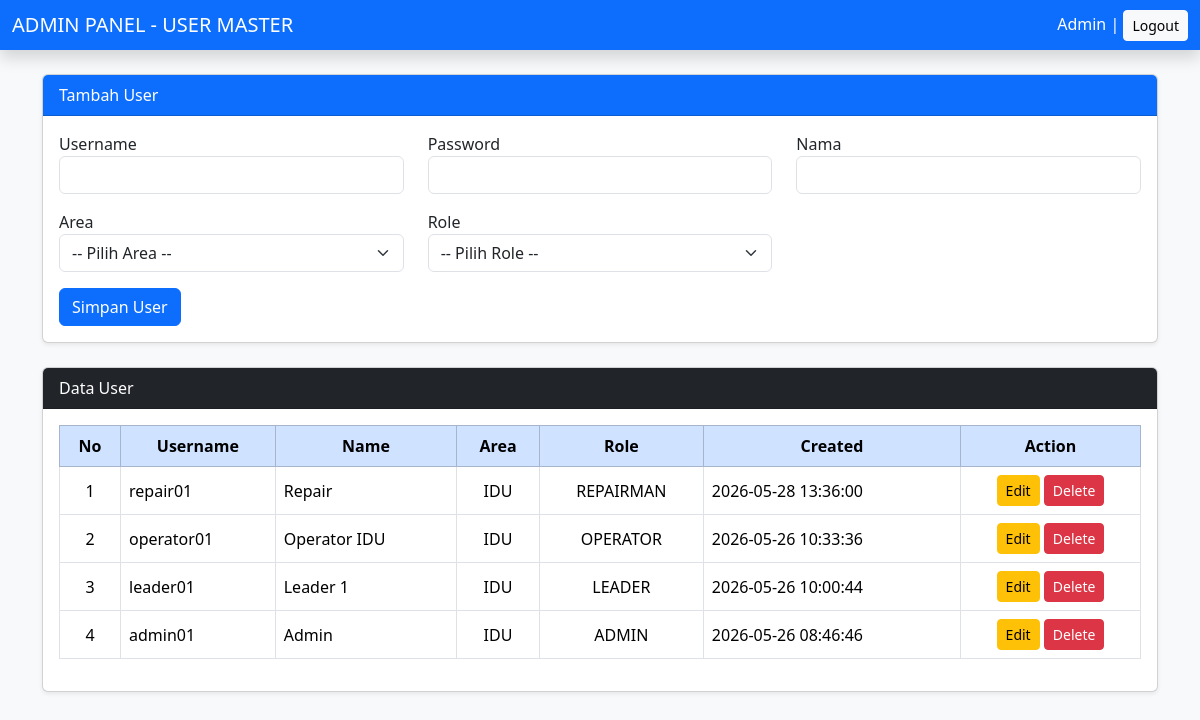
/page/admin/index.php (signed in), run on an earlier commit of the app's database.
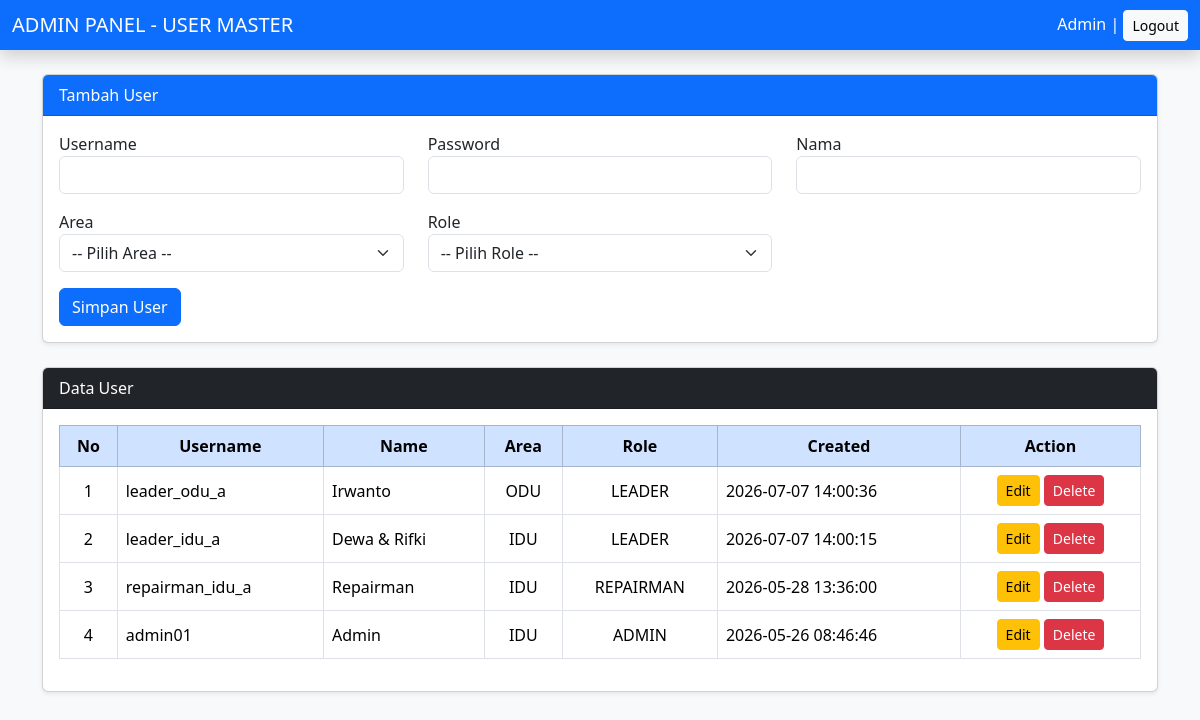
And on a later commit of the database.
### tables this page shows
CREATE TABLE `user_master` (
  `user_id` int(11) NOT NULL,
  `username` varchar(30) NOT NULL,
  `password` varchar(255) NOT NULL,
  `name` varchar(50) DEFAULT NULL,
  `area` enum('IDU','ODU') NOT NULL,
  `role` enum('REPAIRMAN','LEADER','ADMIN') NOT NULL,
  `created_at` datetime DEFAULT current_timestamp()
);

### page/admin/index.php (the view, shortened to what this page needs)
<?php
require '../../conn.php';
$dataUser = mysqli_query($conn, "SELECT * FROM user_master ORDER BY user_id DESC");
?>
<!doctype html>
<html lang="en">
<head>
    <link href="https://cdn.jsdelivr.net/npm/bootstrap@5.3.3/dist/css/bootstrap.min.css" rel="stylesheet">
</head>
<body class="bg-light">
    <nav class="navbar navbar-dark bg-primary shadow">
        <div class="container-fluid">
            <span class="navbar-brand mb-0 h1">
                ADMIN PANEL - USER MASTER
            </span>
            <div class="text-white">
                <?= $_SESSION['name']; ?>
                |
                <a href="../../logout.php" class="btn btn-sm btn-light">
                    Logout
                </a>
            </div>
        </div>
    </nav>
    <div class="container mt-4">
        <div class="card shadow-sm mb-4">
            <div class="card-header bg-primary text-white">
                Tambah User
            </div>
            <div class="card-body">
                <form method="POST" autocomplete="off">
                    <div class="row">
                        <div class="col-md-4 mb-3">
                            <label>Username</label>
                            <input type="text"
                                name="username"
                                class="form-control"
                                required>
                        </div>
                        <div class="col-md-4 mb-3">
                            <label>Password</label>
                            <input type="password"
                                name="password"
                                class="form-control"
                                required>
                        </div>
                        <div class="col-md-4 mb-3">
                            <label>Nama</label>
                            <input type="text"
                                name="name"
                                class="form-control"
                                required>
                        </div>
                        <div class="col-md-4 mb-3">
                            <label>Area</label>
                            <select name="area" class="form-select" required>
                                <option value="">-- Pilih Area --</option>
                            </select>
                        </div>
                        <div class="col-md-4 mb-3">
                            <label>Role</label>
                            <select name="role" class="form-select" required>
                                <option value="">-- Pilih Role --</option>
                            </select>
                        </div>
                    </div>
                    <button type="submit"
                        name="btn_save"
                        class="btn btn-primary">
                        Simpan User
                    </button>
                </form>
            </div>
        </div>
        <div class="card shadow-sm">
            <div class="card-header bg-dark text-white">
                Data User
            </div>
            <div class="card-body table-responsive">
                <table class="table table-bordered table-hover align-middle">
                    <thead class="table-primary text-center">
                        <tr>
                            <th>No</th>
                            <th>Username</th>
                            <th>Name</th>
                            <th>Area</th>
                            <th>Role</th>
                            <th>Created</th>
                            <th width="180">Action</th>
                        </tr>
                    </thead>
                    <tbody>
                        <?php
                        $no = 1;
                        while ($row = mysqli_fetch_assoc($dataUser)) :
                        ?>
                            <tr>
                                <td class="text-center"><?= $no++; ?></td>
                                <td><?= $row['username']; ?></td>
                                <td><?= $row['name']; ?></td>
                                <td class="text-center">
                                    <?= $row['area']; ?>
                                </td>
                                <td class="text-center">
                                    <?= $row['role']; ?>
                                </td>
                                <td>
                                    <?= $row['created_at']; ?>
                                </td>
                                <td class="text-center">
                                    <button
                                        class="btn btn-warning btn-sm"
                                        data-bs-toggle="modal"
                                        data-bs-target="#edit<?= $row['user_id']; ?>">
                                        Edit
                                    </button>
                                    <a href="?delete=<?= $row['user_id']; ?>"
                                        class="btn btn-danger btn-sm"
                                        onclick="return confirm('Yakin hapus user?')">
                                        Delete
                                    </a>
                                </td>
                            </tr>
                        <?php endwhile; ?>
                    </tbody>
                </table>
            </div>
        </div>
    </div>
</body>
</html>

What changed in the data, as far as the page shows it:
removed user_master: username "operator01", name "Operator IDU", area "IDU", role "OPERATOR", created_at "2026-05-26 10:33:36"
removed user_master: username "leader01", name "Leader 1", area "IDU", role "LEADER", created_at "2026-05-26 10:00:44"
added user_master: username "leader_odu_a", name "Irwanto", area "ODU", role "LEADER", created_at "2026-07-07 14:00:36"
added user_master: username "leader_idu_a", name "Dewa & Rifki", area "IDU", role "LEADER", created_at "2026-07-07 14:00:15"
changed user_master "REPAIRMAN": username "repair01" → "repairman_idu_a"; name "Repair" → "Repairman"
